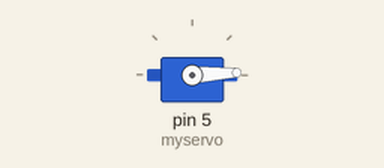
The sketch below on a simulated Arduino Uno, built with avr-gcc and run on an emulated ATmega328P. Parts: servo.

Above: at 0.05 s.
At 1.3 s:
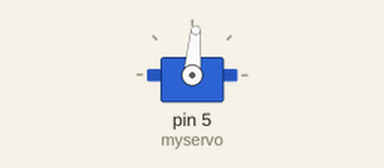
At 2.6 s:
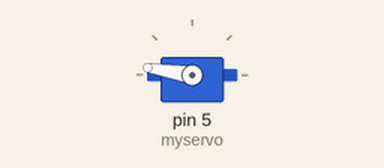
At 5.2 s:
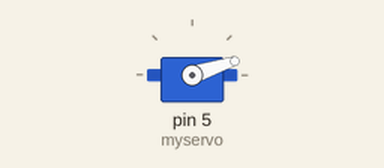
Timing chart, 0 to 7.1 s (numbered marks = the images above):
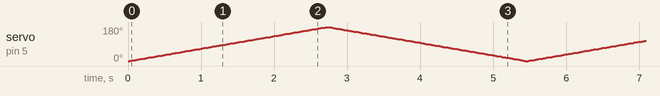

The sketch:

servo_control.ino
```cpp
// Library
#include <Servo.h>

// Servo instance
Servo myservo;

// Position
int pos = 0;

void setup() {

  // Attach to pin 5
  myservo.attach(5);

}

void loop() {

  // Go from 0 to 180 degrees
  for (pos = 0; pos <= 180; pos += 1) {
    myservo.write(pos);
    delay(15);
  }

  // Go again to 0
  for (pos = 180; pos >= 0; pos -= 1) {
    myservo.write(pos);
    delay(15);
  }
}
```
